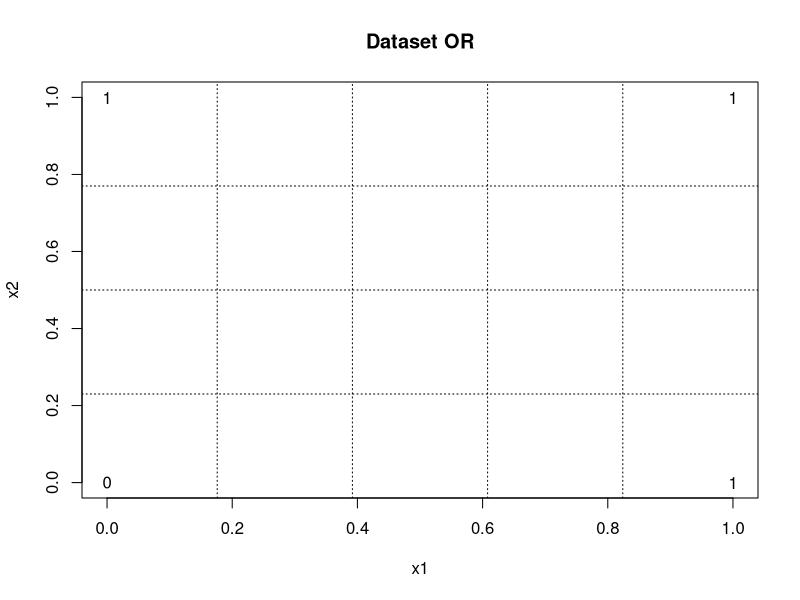
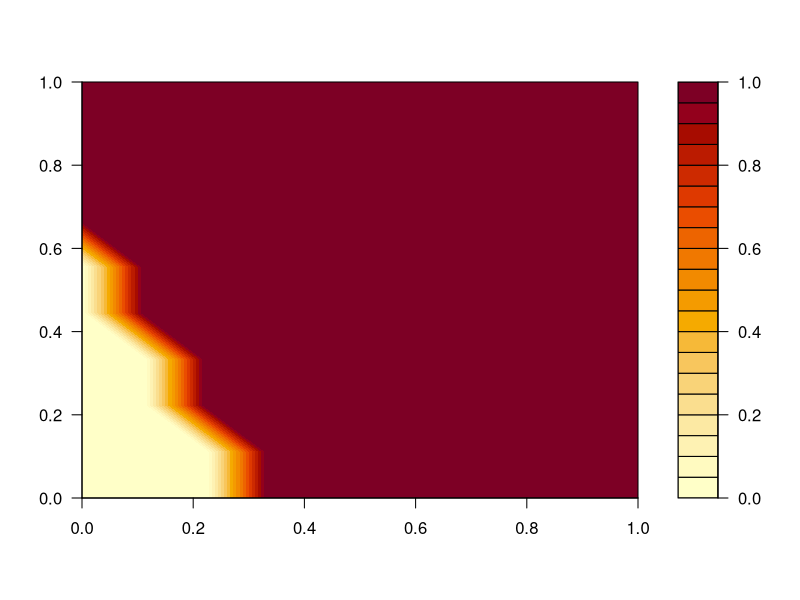
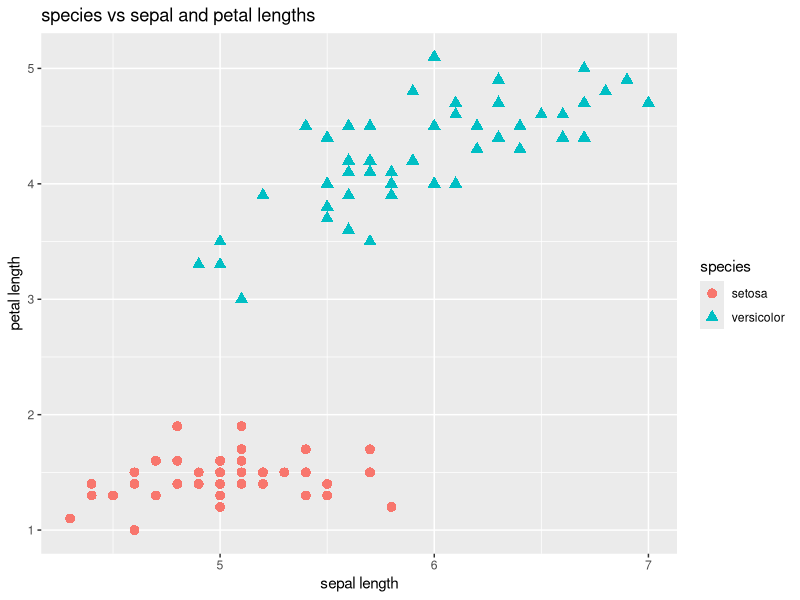
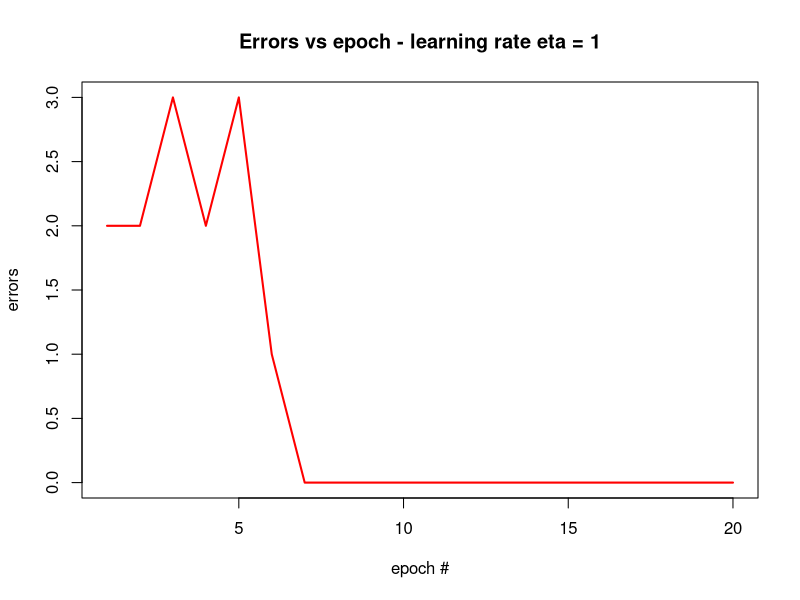

These figures' R source, in order:
# OR logic
data = data.frame(
  x1 = c(0, 0, 1, 1),
  x2 = c(0, 1, 0, 1),
  y = c(0, 1, 1, 1)
)
print(data)

# plotting the data
plot(
  data$x1, data$x2, type = "n",
  main = "Dataset OR", xlab = "x1", ylab = "x2"
)
text(data$x1, data$x2, labels = data$y)
grid(
  nx = length(data$x1) + 1,
  ny = length(data$x1),
  col = "black"
)

# initial solution: x1 = 0.5
weights = c(-0.5, 1, 0)

# random initialization of weights within a short range
weights = rnorm(
  mean = 0,
  sd = 0.1,
  n = ncol(data)
)
print(weights)

# heavyside activation function
activationFunction = function (net) {
  if (net > 0.5)
    return(1)
  return(0)
}

# training with only the first example
data = as.matrix(data)
net = c(data[1, 1:2], 1) %*% weights
yHat = activationFunction(net)
error = yHat - data[1, 3]
eta = 0.1 # learning rate
weights = weights - eta * error * c(data[1, 1:2], 1)
print(weights)

# perceptron
perceptron = function(dataset, eta = 0.1, threshold = 1e-5) {
  data = as.matrix(dataset)
  num.features = ncol(data) - 1
  target = ncol(data)
  
  weights = rnorm(
    mean = 0, sd = 0.1, n = ncol(data)
  )
  mse = threshold * 2
  while (mse > threshold) {
    mse = 0
    for (i in 1: nrow(data)) {
      net = c(data[i, 1:num.features], 1) %*% weights
      yHat = activationFunction(net)
      error = yHat - data[i, target]
      mse = mse + error ^ 2
      cat(paste("Mean square error = ", mse, "\n"))
      weights = weights - eta * error * c(
        data[i, 1: num.features], 1
      )
    }
  }
  return(weights)
}

# charting the hyperplane
shattering.plane = function(weights) {
  X = seq(0, 1, length = 10)
  data = outer(X, X, function(X, Y) {
    cbind(X, Y, 1) %*% weights
  })
  id = which(data > 0.5)
  data[id] = 1
  data[-id] = 0
  filled.contour(data)
}

# using the perceptron
weights = perceptron(data, eta = 0.1, threshold = 1e-5)
print(weights)
shattering.plane(weights)

########################################
##  BINARY CLASSIFICATION WITH IRIS  ##
#######################################

# load the iris data set
data(iris)

# subset of iris - extract only species versicolor and setosa
irisSubDF = iris[1: 100, c(1, 3, 5)]
names(irisSubDF) = c("sepal", "petal", "species")
head(irisSubDF)

# plot the data
library(ggplot2)
ggplot(
  irisSubDF,
  aes(x = sepal, y = petal)
) +
  geom_point(
    aes(color = species, shape = species),
    size = 3
  ) +
  xlab("sepal length") +
  ylab("petal length") +
  ggtitle("species vs sepal and petal lengths")

# add binary labels corresponding to species
# initialize all values to; add setosa label of -1
irisSubDF[, 4] = 1
irisSubDF[irisSubDF[, 3] == "setosa", 4] = -1

# create two dataframes for attributes and labels respectively
x = irisSubDF[, c(1, 2)]
y = irisSubDF[, 4]
head(x)
head(y)

# new perceptron
perceptron = function(x, y, eta, niter) {
  # initialize the weight vector
  weight = rep(0, dim(x)[2] + 1)
  errors = rep(0, niter)
  
  # loop over the number of epoch niter
  for (iter in 1: niter) {
    # loop through the training data set
    for (inst in 1: length(y)) {
      # predict the binary label with heavyside activation
      z = sum(
        weight[2: length(weight)] * as.numeric(x[inst,])
          + weight[1]
      )
      yPred = 1
      if (z < 0)
        yPred = -1
      
      # change weight
      weightDiff = eta * (y[inst] - yPred) *
        c(1, as.numeric(x[inst,]))
      weight = weight + weightDiff
      
      # update the error function
      if (y[inst] - yPred != 0)
        errors[iter] = errors[iter] + 1
    }
  }
  
  # weight to decide between two species
  print(weight)
  return(errors)
}

# plotting the training errors
error = perceptron(x, y, 0.01, 20)
plot(
  1: 20, error,
  type = "l", lwd = 2, col = "red",
  xlab = "epoch #", ylab = "errors"
)
title("Errors vs epoch - learning rate eta = 1")